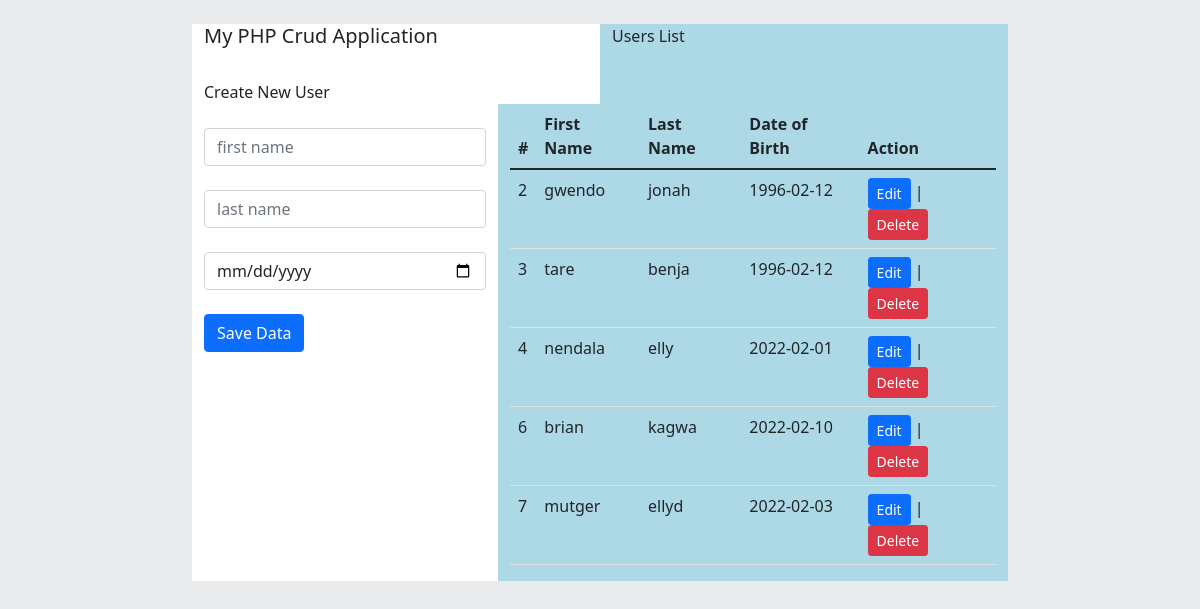
The page / on the database its author committed.
### tables this page shows
CREATE TABLE `data` (
  `id` int(11) NOT NULL,
  `firstname` varchar(100) NOT NULL,
  `lastname` varchar(100) NOT NULL,
  `dob` date NOT NULL
);

### index.php (the view, shortened to what this page needs)
<!doctype html>
<html lang="en">
  <head>
    <link href="files/bootstrap.min.css" rel="stylesheet"
>
  </head>
  <body class="body-bg" >
    <?php
        $mysqli= new mysqli('localhost', 'root','','crud') or die(mysqli_error($mysqli));
        $res = $mysqli->query("select * FROM data") or die(mysqli_error($mysqli->error));
    ?>
    <div>
        <br>
    </div>
    <div class="row">
        <div class="col-md-2"></div>
        <div class="col-md-4 white-bg" >
            <h5>My PHP Crud Application</h5>
            <br>
            <span > Create New User </span>
        </div>
        <div class="col-md-4 light-blue-bg">
            Users List
        </div>
        <div class="col-md-2" ></div>
    </div>
    <div class="row" >
        <div class="col-md-2" ></div>
        <div class="col-md-3 white-bg">
            <form method="POST" action="process.php">
                <div class="form-group">
                <br>
                    <input type= "text" name ="firstname" class="form-control" placeholder= "first name">
                </div>
                <div class="form-group">
                    <br>
                    <input type= "text" name ="lastname" class="form-control" placeholder= "last name">
                </div>
                <div class="form-group">
                <br>
                    <input type="date" name ="dob" class="form-control datepicker" placeholder="date of birth">
                </div>
                <div class="form-group">
                <br>
                    <input type="submit" name="save" class="btn btn-primary" value="Save Data">
                </div>
            </form>
        </div>
        <div class="col-md-5 light-blue-bg">
            <table class="table">
                <thead>
                    <tr>
                        <th scope="col">#</th>
                        <th scope="col">First Name</th>
                        <th scope="col">Last Name</th>
                        <th scope="col">Date of Birth</th>
                        <th scope="col">Action</th>
                    </tr>
                </thead>
                <tbody>
                    <?php while($user = $res->fetch_assoc()): ?>
                        <tr>
                        <td scope="row">
                                <?php echo $user['id']; ?>
                            </td>
                            <td>
                                <?php echo $user['firstname']; ?>
                            </td>
                            <td>
                                <?php echo $user['lastname']; ?>
                            </td>
                            <td>
                                <?php echo $user['dob'];  ?>
                            </td>
                            <td>
                                <button data-toggle="modal" data-target="#edit<?php echo $user['id']; ?>"
                                  class="btn btn-sm btn-primary">Edit</button>  |
                                <button data-toggle="modal" data-target="#delete<?php echo $user['id']; ?>"
                                  class="btn btn-sm btn-danger">Delete</button>
                            </td>
                        </tr>
                    <?php endwhile; ?>
                </tbody>
            </table>
        </div>
        <div class="col-md-2"></div>
    </div>
  </body>
</html>

### index.php (style rules this page uses)
.body-bg { background-color: #e8eaeb!important; }
.white-bg { background-color: #ffff!important; }
.light-blue-bg { background-color: lightblue!important; }

### rows shown on the page
data: id "2", firstname "gwendo", lastname "jonah", dob "1996-02-12"
data: id "3", firstname "tare", lastname "benja", dob "1996-02-12"
data: id "4", firstname "nendala", lastname "elly", dob "2022-02-01"
data: id "6", firstname "brian", lastname "kagwa", dob "2022-02-10"
data: id "7", firstname "mutger", lastname "ellyd", dob "2022-02-03"
